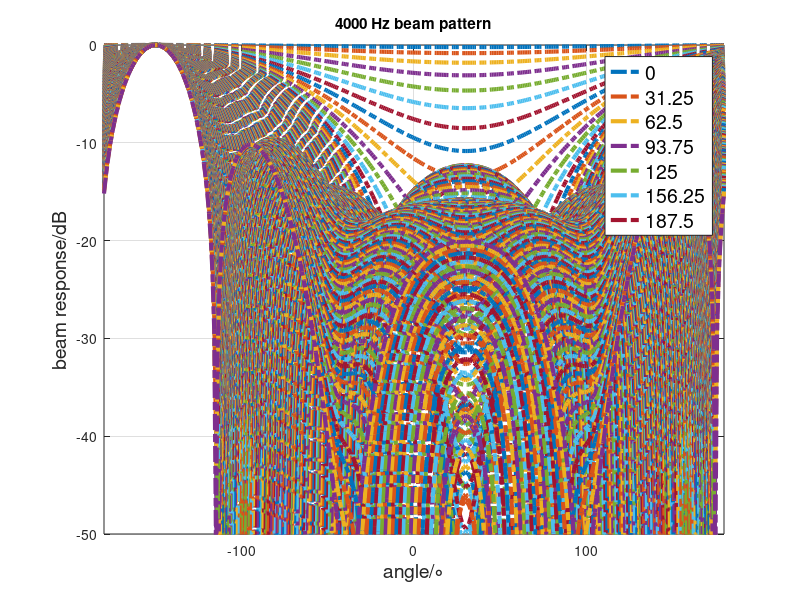
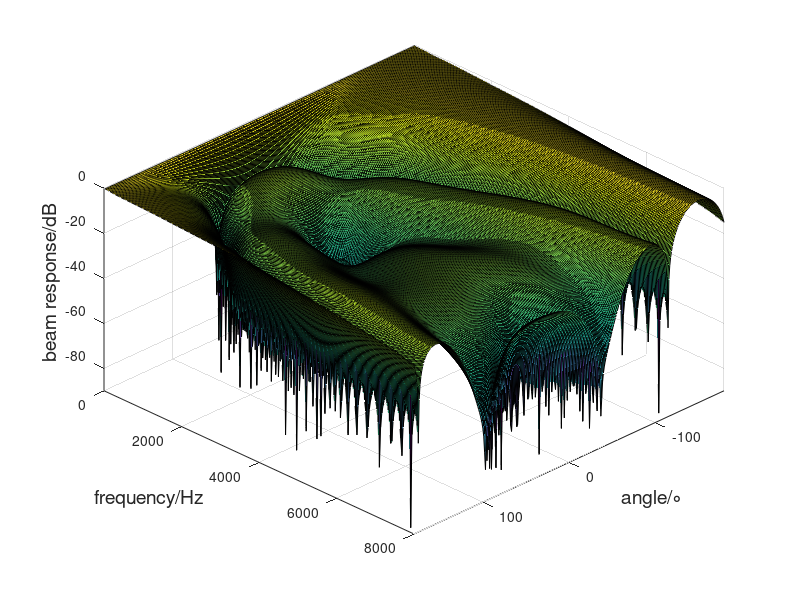

Recreate these plots in MATLAB, in order. (Note: this script raises an error after producing the figures.)
clc
close all;
warning off;
clear all; close all; clc;
%% Basic parameters
f01 = 4000;           % Signal center frequency
B =  8000; 
Nfft =512;                                % FFT points
F0=linspace(0, 8000, Nfft/2+1);           % Actual frequency corresponding to each FFT bin
f_range=linspace(f01-B/2, f01+B/2, Nfft/2+1);     % Frequency range around center frequency
% F(1:10)=F(11);
% F(1:3)=F(4);

% F(1:16)=F(17);
% F(129:257)=F(128);
% F(1:end)=F(70);

% F(200:257)=F(199);
% F(1:128)=F(129);
% F = fl:B/(Nfft/2):fh; 

M =16;                                % Number of array elements
c = 340;                              % Speed of sound (m/s)
lambda = c/f01;                        % Center wavelength
R =0.025;                               % Actual radius of the circular array
% R =0.5*M*lambda/(2*pi);             % Ideal radius (example)

gamma=2*pi*[0:M-1]'/M ;
% d = 0.5*lambda;                        % Element spacing (half-wavelength ideal)
% BW= 0.886*lambda/(M*d)*180/pi;         % Half-power beamwidth at center frequency (degrees)
% fprintf('Half-power beamwidth BW = %0.2f°\n',BW)

% seta1=[60]*pi/180;                     % Zero-constraint elevation angle 1
% fai1=[-140]*pi/180;                    % Zero-constraint azimuth 1  
 
% seta2=[60]*pi/180;                     % Zero-constraint elevation angle 2
% fai2=[-111]*pi/180;                    % Zero-constraint azimuth 2 

%% Read actual audio / parameters for DOA
seta0 = 60*pi/180;                       % Signal arrival elevation angle (radians)
fai0  =-150*pi/180;                      % Signal arrival azimuth angle (radians)
f=[1]';    
%% Diffuse noise field spatial coherence (MSC)
Fs=16000;                                                              
f0 = (1:Nfft/2+1)*Fs/Nfft;
Fvv = zeros(Nfft/2+1,M,M);
 %f0=500;
% dij = 2*R*sin(pi/M);

for i = 1:M
    for j = 1:M   
        if i == j
            Fvv(:,i,j) = ones(1,Nfft/2+1);
        else
            dij = 2*R*sin(pi*abs(i-j)/M);
            Fvv(:,i,j) = sin(2*pi*f0*dij*1.0/c)./(2*pi*f0*dij*1.0/c);
        end
    end
end

% Diagonal loading mapping curve (for stability)
u=1:1:Nfft/2+1;
k=-0.3;
B=80;
Amin=0.1;
P=(1-Amin)./(1+exp(k*(u-B)))+Amin;     
% plot(u,P);ylim([-0.1,1])
for n=1:Nfft/2+1
%         Fvv2(n,:,:)=inv(squeeze(Fvv(n,:,:))+eye(M)*P(n));
      Fvv2(n,:,:)=inv(squeeze(Fvv(n,:,:))+eye(M)*0.1);
end
%  imshow(squeeze(Fvv(200,:,:)))
%  for i=1:256
%     imshow(squeeze(Fvv(i,:,:)))
%     pause(0.05)
%  end
%M = 10;                 % Number of elements
%dd= (0:1:M-1) * (c/f0/2);   % Element positions
p_all=[];
a0_all=[];
for nf =2:Nfft/2+1
    freq = f_range(nf);
    freq1=500;
   % a0 = exp(-1i * 2 * pi * freq /c *dd.'*sind(theta0));   % Compute desired steering vector
    a0=exp(-1j*2*pi*R*freq/c*sin(seta0)*cos(fai0-gamma));   % Calculate desired steering vector (UCA)
    a0=a0;
    C=[a0];
   % a0=a0/100;
    Rxx=squeeze(Fvv2(nf,:,:));
%   Rxx=1;
    Wc=(Rxx*C)/(C'*Rxx*C)*f;                % MVDR algorithm to obtain weight coefficients
%       Null steering (supports multiple nulls)
    Wopt=Wc;  
    step = 1;
    seta=seta0; 
    scan_angle = [-180:step:180];                        % Scan angle range (degrees)
    scan_angle=[-180:step:180]/180*pi;                   % convert to radians
    a_all =[];                           
    a_all1 =[];  
    a_all2=[];
    for i_1 = 1:length(scan_angle) 
        %as = exp(-1i * 2 * pi * freq /c *dd.'*sind(scan_angle(i_1)));
        as=exp(-1j*2*pi*R*freq/c*sin(seta)*cos(scan_angle(i_1)-gamma')); 
        p1(i_1,nf)=abs(as*conj(Wopt));
       % p11(i_1,nf)=20*log10(abs(as*conj(Wopt))/max(abs(as*conj(Wopt))));
        %p11(nf,i_1)=abs(as);
       % p4(i_1,nf)=20*log10(abs(as*conj(Wopt))/max(abs(as*conj(Wopt))));
        a_all= [a_all as'];
        a_all1= [a_all1  (20*log10(abs(as)/max(abs(as))))]; 
        a_all2=[a_all2  (20*log10(abs(as.*conj(Wopt))/max(abs(as.*conj(Wopt)))))];
    end
    %p11(i_1,nf)=abs(a_all);
    p = 20*log10(abs(a_all'*conj(Wopt))/max(abs(a_all'*conj(Wopt))));  % Compute beam pattern (dB)
    p3 = 20*log10(abs(a_all')/max(abs(a_all')));  
    p4 = 20*log10(abs(p1)/max(abs(p1))); 
    %p = 20*log10(abs(a_all'*conj(a0))/max(abs(a_all'*conj(a0))));  
    p7 = 20*log10(abs(a_all'*(Wopt))/max(abs(a_all'*(Wopt))));
    p11=conj(a0)';
        f01=1000;
        if freq == f01
        angle_ml = [-70:1:70]/180*pi;
        angle_ml = [-180:-110]/180*pi;
        %angle_ml = 0:50;
        angle_sl1 = [-180:1:-180]/180*pi;
        angle_sl2 = [-110:1:180]/180*pi;
        angle_sl =[angle_sl1 angle_sl2];
        a_all_ref = a_all;
        p_ref = p;
        index_ml = find(scan_angle>=angle_ml(1) & scan_angle<=angle_ml(end));

        a_ml = a_all(:,index_ml); % Main-lobe steering vectors
        p_ml = p(index_ml);       % Expected main-lobe response


        index_s1 = find(scan_angle>=angle_sl1(1) & scan_angle<=angle_sl1(end));     
        a_sl1  = a_all(:,index_s1);    % Side-lobe steering vectors

        index_s2 = find(scan_angle>=angle_sl2(1) & scan_angle<=angle_sl2(end));    
        a_sl2  = a_all(:,index_s2);    % Side-lobe steering vectors

        index_sl = [index_s1 index_s2];
        a_sl = [a_sl1 a_sl2];          % Total sidelobe steering vectors
        p_sl = p(index_sl);            % Side-lobe responses
    end
    

    %figure(1)
    P_Hz=4000;
    P_B=round(P_Hz/6000*Nfft/2);
    %plot(scan_angle*180/pi,p,'b')
    %plot(scan_angle*180/pi,20*log10(p1(:,P_B)/max(p1(:,P_B))),'b')
    ylim([-50 0])
    xlabel('\phiAzimuth(^o)')
    ylabel('beam output/dB')
    title([num2str(P_Hz) ' Hz beam pattern'])
    %p_all = [p_all p];
     figure(1)
    plot( scan_angle*180/pi, p,'-.','linewidth', 3)
    hold on; grid on;
    ylim([-50 0]);xlim([-180 180]);
    xlabel('angle/\circ','fontsize',14);
    ylabel('beam response/dB','fontsize',14);

    p_all = [p_all p];
    a0_all=[a0_all p11'];
    
end
legend({num2str(f_range(1)),num2str(f_range(2)),num2str(f_range(3)),...
        num2str(f_range(4)),num2str(f_range(5)),num2str(f_range(6)),...
        num2str(f_range(7))},'fontsize',14,'Location','best')
figure(5)
[ff,sacn_angle]=meshgrid(f_range(2:end),scan_angle*180/pi);
p_all(p_all<-90) = -90;
surf(sacn_angle,ff,p_all);
set(gca,'view',[135 45])
zlim([-90 0]) 
xlim([-180 180])
xlabel('angle/\circ','fontsize',14);
ylabel('frequency/Hz','fontsize',14);
zlabel('beam response/dB','fontsize',14);



 
 


p_all_opt=[];
Wopt_all=[];
w_msl_all=[];
for nf =2:Nfft/2+1
         freq = f_range(nf);
         %freq1=500;
    a0=exp(-1j*2*pi*R*freq/c*sin(seta0)*cos(fai0-gamma));   % Calculate desired steering vector
    C=[a0];
    Rxx=squeeze(Fvv2(nf,:,:));
%   Rxx=1;
    Wc=(Rxx*C)/(C'*Rxx*C)*f;                % MVDR algorithm to obtain weight coefficients
%       Zero point adjustment (support multiple nulls)
    Wopt=Wc; 
    step = 1;
   % scan_angle = [-90:step:90];                            % Scan angle range    
    scan_angle=[-180:1:180]/180*pi; 
    a_all =[];                           
    for i_1 = 1:length(scan_angle) 
        as=exp(-1j*2*pi*R*freq/c*sin(seta)*cos(scan_angle(i_1)-gamma')); 
        p2(i_1,nf)=abs(as*conj(Wopt));
        a_all= [a_all as'];
    end
p = 20*log10(abs(a_all'*conj(Wopt))/max(abs(a_all'*conj(Wopt))));        % Compute beam pattern (dB)
p2=Wopt';
%p = 20*log10(abs(a_all'*conj(a0))/max(abs(a_all'*conj(a0))));  
    % Sidelobe control with main-lobe least-squares
    max_sl = -10; % dB threshold for sidelobe
    max_sl=10.^(max_sl/20);
    p_ml = 10.^(p_ml/20);                           % Expected main-lobe response (linear)
    cvx_begin quiet
        variable w_msl(M) complex
        p_temp=(w_msl' * a_all);             % All products       
        p_temp_ml=p_temp(index_ml);   % Select corresponding main-lobe entries
        p_temp_ml=p_temp_ml(:); 
        p_ml=p_ml(:);                       % Expected main-lobe response (vector)
        p_temp_sl=p_temp(index_sl);         % Select corresponding sidelobe entries

        minimize(norm(p_temp_ml-p_ml,2))  % Minimize 2-norm (least squares)
    subject to
        abs(p_temp_sl) <= max_sl;
        w_msl'*conj(a0) == 1;
        norm(w_msl,2) <=M;
    cvx_end
    p_opt = 20*log10(abs(w_msl' * a_all)/max(abs(w_msl' * a_all)));
    p111=w_msl';
    C1=[w_msl];
    Rxx1=squeeze(Fvv2(nf,:,:));
%   Rxx=1;
    Wc1=(Rxx1*C1)/(C1'*Rxx1*C1)*f;                % MVDR algorithm to obtain weight coefficients
%       Zero point adjustment (support multiple nulls)
    Wopt1=Wc1; 
    p_opt1 = 20*log10(abs((Wopt1)' * a_all)/max(abs((Wopt1)' * a_all)));

    %% Plotting
    %figure(3)
    P_Hz=4000;
    P_B=round(P_Hz/6000*Nfft/2);
    %plot(scan_angle*180/pi, p_opt,'b')
    %plot(scan_angle*180/pi,20*log10(p1(:,P_B)/max(p1(:,P_B))),'b')
    ylim([-50 0])
    xlabel('\phiAzimuth(^o)')
    ylabel('beam output/dB')
    title([num2str(P_Hz) ' Hz beam pattern'])
    p_all_opt = [p_all_opt p_opt.']; 
    w_msl_all=[w_msl_all p111'];
    Wopt_all=[Wopt_all p2'];
      figure(3)
    plot(scan_angle*180/pi,  p_opt,'-.','linewidth', 3)
    hold on; grid on;
    ylim([-50 0]);xlim([-180 180]);
    xlabel('angle/\circ','fontsize',14);
    ylabel('beam response/dB','fontsize',14);
end
legend({num2str(f_range(1)),num2str(f_range(2)),num2str(f_range(3)),...
        num2str(f_range(4)),num2str(f_range(5)),num2str(f_range(6)),...
        num2str(f_range(7))},'fontsize',14,'Location','best')
figure(4)
[sacn_angle,ff]=meshgrid(f_range(2:end),scan_angle*180/pi);
p_all_opt(p_all_opt<-180) = -180;
surf(ff,sacn_angle,p_all_opt);
set(gca,'view',[135 45])
zlim([-60 0]) 
xlim([-180 180])
xlabel('angle/^o','fontsize',14)
ylabel('frequency/Hz','fontsize',14)
zlabel('beam response/dB','fontsize',14)
